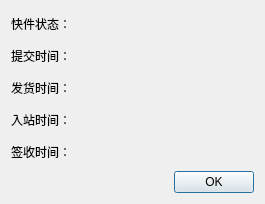
<?xml version="1.0" encoding="UTF-8"?>
<ui version="4.0">
 <class>DeliveryDialog</class>
 <widget class="QDialog" name="DeliveryDialog">
  <property name="geometry">
   <rect>
    <x>0</x>
    <y>0</y>
    <width>265</width>
    <height>204</height>
   </rect>
  </property>
  <property name="windowTitle">
   <string>Dialog</string>
  </property>
  <layout class="QVBoxLayout" name="verticalLayout">
   <item>
    <layout class="QHBoxLayout" name="horizontalLayout">
     <item>
      <widget class="QLabel" name="label">
       <property name="text">
        <string>快件状态：</string>
       </property>
      </widget>
     </item>
     <item>
      <widget class="QLabel" name="label_state">
       <property name="text">
        <string/>
       </property>
      </widget>
     </item>
    </layout>
   </item>
   <item>
    <layout class="QHBoxLayout" name="horizontalLayout_2">
     <item>
      <widget class="QLabel" name="label_2">
       <property name="text">
        <string>提交时间：</string>
       </property>
      </widget>
     </item>
     <item>
      <widget class="QLabel" name="label_commit">
       <property name="text">
        <string/>
       </property>
      </widget>
     </item>
    </layout>
   </item>
   <item>
    <layout class="QHBoxLayout" name="horizontalLayout_7">
     <item>
      <widget class="QLabel" name="label_7">
       <property name="text">
        <string>发货时间：</string>
       </property>
      </widget>
     </item>
     <item>
      <widget class="QLabel" name="label_sign">
       <property name="text">
        <string/>
       </property>
      </widget>
     </item>
    </layout>
   </item>
   <item>
    <layout class="QHBoxLayout" name="horizontalLayout_3">
     <item>
      <widget class="QLabel" name="label_3">
       <property name="text">
        <string>入站时间：</string>
       </property>
      </widget>
     </item>
     <item>
      <widget class="QLabel" name="label_arrival">
       <property name="text">
        <string/>
       </property>
      </widget>
     </item>
    </layout>
   </item>
   <item>
    <layout class="QHBoxLayout" name="horizontalLayout_4">
     <item>
      <widget class="QLabel" name="label_4">
       <property name="text">
        <string>签收时间：</string>
       </property>
      </widget>
     </item>
     <item>
      <widget class="QLabel" name="label_receipt">
       <property name="text">
        <string/>
       </property>
      </widget>
     </item>
    </layout>
   </item>
   <item>
    <widget class="QDialogButtonBox" name="buttonBox">
     <property name="orientation">
      <enum>Qt::Horizontal</enum>
     </property>
     <property name="standardButtons">
      <set>QDialogButtonBox::Ok</set>
     </property>
    </widget>
   </item>
  </layout>
 </widget>
 <resources/>
 <connections>
  <connection>
   <sender>buttonBox</sender>
   <signal>accepted()</signal>
   <receiver>DeliveryDialog</receiver>
   <slot>accept()</slot>
   <hints>
    <hint type="sourcelabel">
     <x>248</x>
     <y>254</y>
    </hint>
    <hint type="destinationlabel">
     <x>157</x>
     <y>274</y>
    </hint>
   </hints>
  </connection>
  <connection>
   <sender>buttonBox</sender>
   <signal>rejected()</signal>
   <receiver>DeliveryDialog</receiver>
   <slot>reject()</slot>
   <hints>
    <hint type="sourcelabel">
     <x>316</x>
     <y>260</y>
    </hint>
    <hint type="destinationlabel">
     <x>286</x>
     <y>274</y>
    </hint>
   </hints>
  </connection>
 </connections>
</ui>
